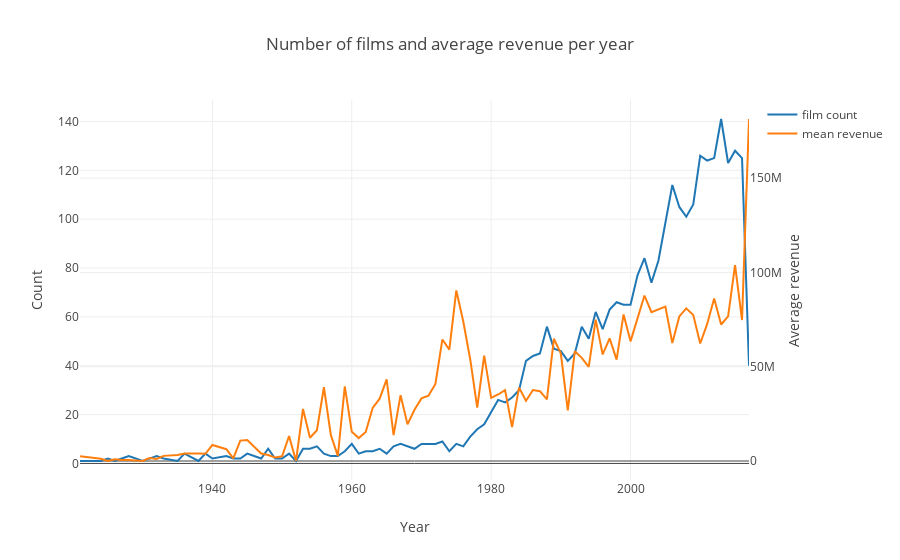

Notebook code for this chart:
### Code cell
d1 = train['release_date_year'].value_counts().sort_index()
d2 = train.groupby(['release_date_year'])['revenue'].mean()

data = [go.Scatter(x=d1.index, y=d1.values, name='film count'),
        go.Scatter(x=d2.index, y=d2.values, name='mean revenue', yaxis='y2')]

layout = go.Layout(dict(title = "Number of films and average revenue per year",
                  xaxis = dict(title = 'Year'),
                  yaxis = dict(title = 'Count'),
                  yaxis2=dict(title='Average revenue', overlaying='y', side='right')
                  ),legend=dict(
                orientation="v"))
py.iplot(dict(data=data, layout=layout))
